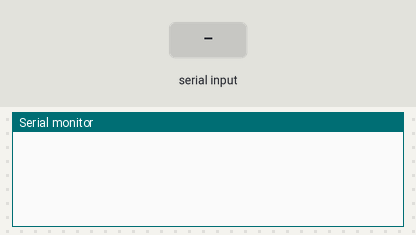
Simulated run of this sketch. Board: ESP32. Shown: the last lines printed to the serial monitor. Inputs (shaded band) come from the test bench.

Above: at 1.2 s.
1.3 s: "PING\n" received over Serial
At 2.1 s:
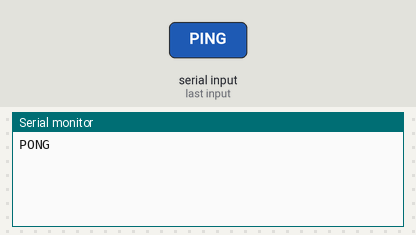
2.8 s: "STATUS\n" received over Serial
At 3.3 s:
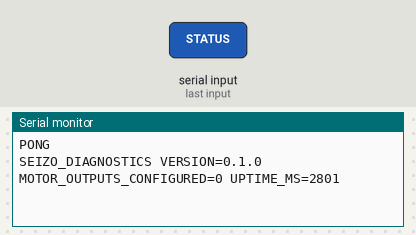
4.3 s: "HELP\n" received over Serial
At 5.5 s:
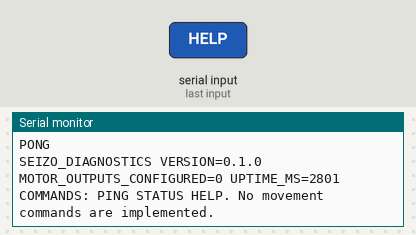
5.8 s: "1\n" received over Serial
At 6.7 s:
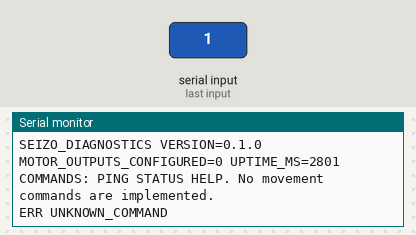

Measured:
- after the input at 1.3 s, the serial monitor: prints a new line at once (image 1)
- after the input at 2.8 s, the serial monitor: prints a new line at once (image 2)
- after the input at 4.3 s, the serial monitor: prints a new line at once (image 3)
- after the input at 5.8 s, the serial monitor: prints a new line at once (image 4)

The sketch:

seizo_diagnostics.ino
```cpp
/*
 * Seizo board bring-up diagnostics, version 0.1.0.
 * AI-assisted draft. Not compiled for the ESP32 target or tested on hardware yet.
 * Purpose: verify native USB communication and that the main MCU is running.
 * This is not the robot controller and does not implement a safety interlock.
 * Keep the external servo/stepper supplies disconnected during bring-up.
 * No GPIO outputs, servo PWM, step signals, Wi-Fi, or Bluetooth are configured.
 *
 * Arduino IDE: board ESP32S3 Dev Module; USB CDC On Boot = Enabled;
 * USB Mode = Hardware CDC and JTAG; Upload Mode = UART0 / Hardware CDC.
 * Use an 8MB flash setting and disabled PSRAM only for the proposed N8 module.
 * Send PING, STATUS, or HELP with a newline over the native USB serial port.
 * Official setup reference:
 * https://docs.espressif.com/projects/arduino-esp32/en/latest/tutorials/cdc_dfu_flash.html
 */
#include <Arduino.h>
#include <ctype.h>
#include <string.h>

#if !defined(CONFIG_IDF_TARGET_ESP32S3)
#error "Select an ESP32-S3 target before compiling this diagnostic sketch."
#endif
#if !defined(ARDUINO_USB_CDC_ON_BOOT) || !ARDUINO_USB_CDC_ON_BOOT
#error "Enable USB CDC On Boot. This sketch intentionally does not use UART0."
#endif

static constexpr size_t LINE_CAPACITY = 64;
static char lineBuffer[LINE_CAPACITY];
static size_t lineLength = 0;
static bool discardUntilNewline = false;

static void handleCommand(char *line) {
  // Trim spaces, then accept case-insensitive ASCII commands.
  char *start = line;
  while (*start && isspace(static_cast<unsigned char>(*start))) ++start;
  char *end = start + strlen(start);
  while (end > start && isspace(static_cast<unsigned char>(end[-1]))) --end;
  *end = '\0';
  if (*start == '\0') return;
  for (char *p = start; *p; ++p) {
    *p = static_cast<char>(toupper(static_cast<unsigned char>(*p)));
  }

  if (strcmp(start, "PING") == 0) {
    Serial.println("PONG");
  } else if (strcmp(start, "STATUS") == 0) {
    Serial.print("SEIZO_DIAGNOSTICS VERSION=0.1.0 MOTOR_OUTPUTS_CONFIGURED=0 UPTIME_MS=");
    Serial.println(static_cast<unsigned long>(millis()));
  } else if (strcmp(start, "HELP") == 0) {
    Serial.println("COMMANDS: PING STATUS HELP. No movement commands are implemented.");
  } else {
    Serial.println("ERR UNKNOWN_COMMAND");
  }
}

void setup() {
  Serial.begin(115200);
  // Do not wait for a host, initialize any actuator outputs, or turn on a motor supply.
}

void loop() {
  // Bound the work per loop and avoid blocking reads or dynamically allocated Strings.
  for (size_t budget = 0; budget < 64 && Serial.available() > 0; ++budget) {
    const int value = Serial.read();
    if (value < 0) break;
    const char c = static_cast<char>(value);
    if (c == '\r') continue;
    if (c == '\n') {
      if (discardUntilNewline) {
        Serial.println("ERR LINE_TOO_LONG_OR_INVALID");
      } else {
        lineBuffer[lineLength] = '\0';
        handleCommand(lineBuffer);
      }
      lineLength = 0;
      discardUntilNewline = false;
    } else if (!discardUntilNewline) {
      const unsigned char byteValue = static_cast<unsigned char>(c);
      if ((byteValue < 32 && c != '\t') || byteValue > 126 || lineLength >= LINE_CAPACITY - 1) {
        discardUntilNewline = true;
      } else {
        lineBuffer[lineLength++] = c;
      }
    }
  }
  delay(1);
}
```
